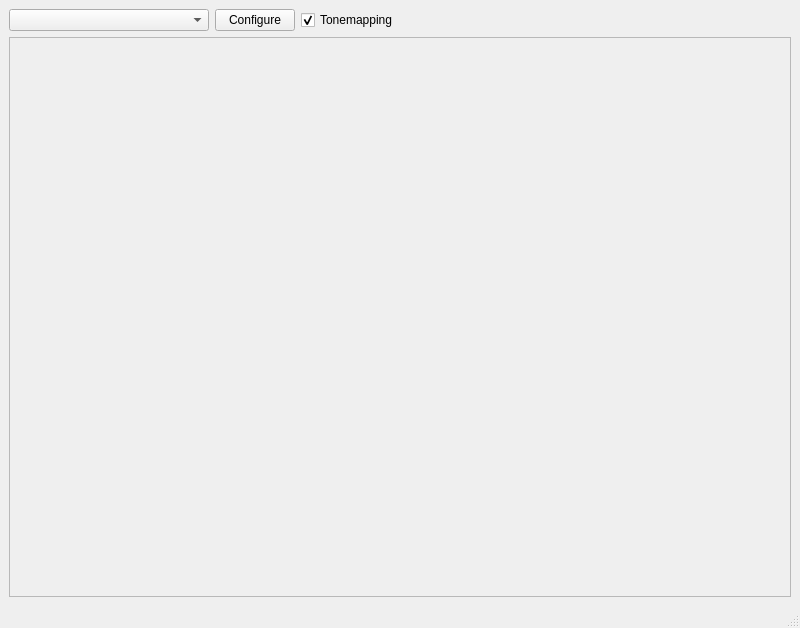
<?xml version="1.0" encoding="UTF-8"?>
<ui version="4.0">
 <class>Viewer</class>
 <widget class="QMainWindow" name="Viewer">
  <property name="geometry">
   <rect>
    <x>0</x>
    <y>0</y>
    <width>800</width>
    <height>628</height>
   </rect>
  </property>
  <property name="windowTitle">
   <string>Viewer</string>
  </property>
  <widget class="QWidget" name="centralwidget">
   <layout class="QVBoxLayout" name="verticalLayout">
    <item>
     <layout class="QHBoxLayout" name="horizontalLayout">
      <item>
       <widget class="QComboBox" name="module">
        <property name="minimumSize">
         <size>
          <width>200</width>
          <height>0</height>
         </size>
        </property>
       </widget>
      </item>
      <item>
       <widget class="QPushButton" name="configure">
        <property name="text">
         <string>Configure</string>
        </property>
       </widget>
      </item>
      <item>
       <widget class="QCheckBox" name="tonemapping">
        <property name="text">
         <string>Tonemapping</string>
        </property>
        <property name="checkable">
         <bool>true</bool>
        </property>
        <property name="checked">
         <bool>true</bool>
        </property>
       </widget>
      </item>
      <item>
       <spacer name="horizontalSpacer">
        <property name="orientation">
         <enum>Qt::Horizontal</enum>
        </property>
        <property name="sizeHint" stdset="0">
         <size>
          <width>40</width>
          <height>20</height>
         </size>
        </property>
       </spacer>
      </item>
     </layout>
    </item>
    <item>
     <widget class="QScrollArea" name="scrollArea">
      <property name="widgetResizable">
       <bool>true</bool>
      </property>
      <widget class="QWidget" name="scrollAreaWidgetContents">
       <property name="geometry">
        <rect>
         <x>0</x>
         <y>0</y>
         <width>784</width>
         <height>517</height>
        </rect>
       </property>
       <layout class="QVBoxLayout" name="verticalLayout_2">
        <property name="spacing">
         <number>0</number>
        </property>
        <property name="leftMargin">
         <number>0</number>
        </property>
        <property name="topMargin">
         <number>0</number>
        </property>
        <property name="rightMargin">
         <number>0</number>
        </property>
        <property name="bottomMargin">
         <number>0</number>
        </property>
        <item>
         <widget class="DisplayWidget" name="display" native="true"/>
        </item>
       </layout>
      </widget>
     </widget>
    </item>
   </layout>
  </widget>
  <widget class="QMenuBar" name="menubar">
   <property name="geometry">
    <rect>
     <x>0</x>
     <y>0</y>
     <width>800</width>
     <height>30</height>
    </rect>
   </property>
  </widget>
  <widget class="QStatusBar" name="statusbar">
   <property name="sizeGripEnabled">
    <bool>true</bool>
   </property>
  </widget>
 </widget>
 <customwidgets>
  <customwidget>
   <class>DisplayWidget</class>
   <extends>QWidget</extends>
   <header>DisplayWidget.h</header>
   <container>1</container>
  </customwidget>
 </customwidgets>
 <resources/>
 <connections/>
</ui>
